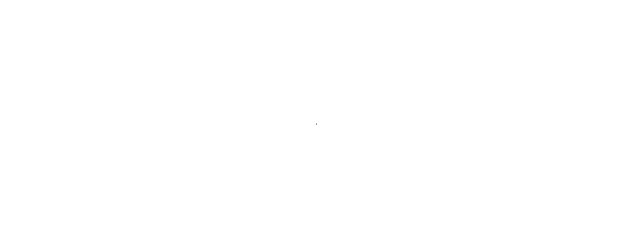
Frame 1 (no input)
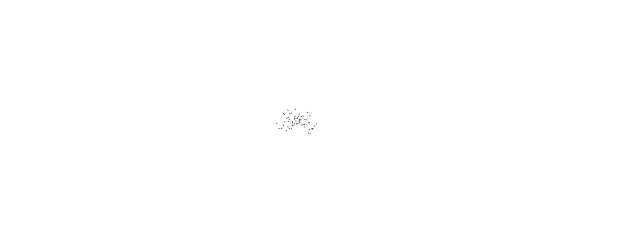
Frame 60 (no input)
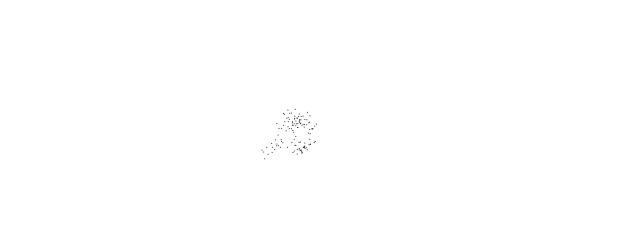
Frame 120 (the mouse pressed at the canvas centre since frame 60)

The p5.js sketch that drew these frames (run headless with seeded random() and noise() and a simulated clock; from frame 60 on, the mouse is pressed at the canvas centre):

// p5.js sketch
// ── sketch.js
let walker;

function setup() {
    createCanvas(640, 240);
    walker = new Walker();
    background(255);
}

function draw() {
    walker.step();
    walker.show();
}

function accept_reject(){
    while(true){
        let r1 = random(1);
        let p = r1*r1;
        let r2 = random(1);
        if(r2< p){
            return r1;
        }
    }
}
class Walker {
    constructor() {
        this.x = width / 2;
        this.y = height / 2;
    }

    show() {
        stroke(0);
        point(this.x, this.y);
    }

    step() {
        let step = 5;
        let stepx = accept_reject() * step;
        if(random([false,true])) stepx *= -1;
        let stepy = accept_reject() * step;
        if(random([false,true])) stepy *= -1;

        this.x += stepx;
        this.y += stepy;
    }
}
